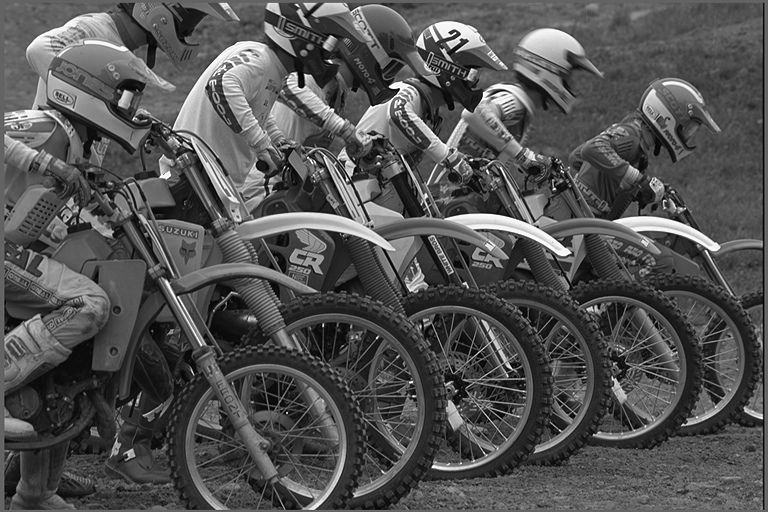
#> input picture lab2arnav/img04g.tif, 768 x 512 px
$ python betterAnal.py
#> lines starting #> are read from the running program, lines starting #| are printed output that depends on the picture
#!/usr/bin/env python3
# -*- coding: utf-8 -*-
"""
Created on Sun Jan 24 18:54:16 2021

@author: Wenrui Li
"""

import numpy as np                 # Numpy is a library support computation of large, multi-dimensional arrays and matrices.
from PIL import Image              # Python Imaging Library (abbreviated as PIL) is a free and open-source additional library for the Python programming language that adds support for opening, manipulating, and saving many different image file formats.
import matplotlib.pyplot as plt    # Matplotlib is a plotting library for the Python programming language.
import math

# Read in a gray scale TIFF image.
im = Image.open('img04g.tif')
#> im is the input picture: PIL image 768x512 L; min 0, max 255, mean 82.6
print('Read img04.tif.')
print('Image size: ', im.size)
#| Image size:  (768, 512)

# Display image object by PIL.
# im.show(title='image')

# Import Image Data into Numpy array.
# The matrix x contains a 2-D array of 8-bit gray scale values.
x = np.array(im)
print('Data type: ', x.dtype)
#| Data type:  uint8

# [10 lines of commented-out code are left out]
N =64

#define X from image
X = np.double(x)

#define hamming window
W=np.outer(np.hamming(N),np.hamming(N))

#get dimensions
height=im.size[0]
#> height = 768
width=im.size[1]
#> width = 512

# find center of image
hstart=math.floor((height-(5*N))/2)
#> hstart = 224
wstart=math.floor((width-(5*N))/2)
#> wstart = 96
#initalize Z to 0s that are appropriate size
Z=np.zeros([N,N])
count=0
for i in range(1,6):
    for j in range(1,6):
        count=count+1
        # print(count)
        l=np.arange(hstart+(i-1)*N, hstart+i*N)
        m=np.arange(wstart+(j-1)*N, wstart+j*N)
        z=X[m,l]
        # Z=Z+np.log((1/N**2)*np.power(np.abs(np.fft.fftshift(np.fft.fft2(np.multiply(z,W)))),2))
        Z=Z+np.abs(np.power(np.fft.fftshift(np.fft.fft2(np.multiply(z,W))),2))*(1/N**2)
        print(m[0], l[0])
#> after the loop, count = 25
        # Z=Z+np.fft.fftshift((1/N**2)*np.abs(np.fft.fft2(np.multiply(z,W)))**2)
#average
Zabs=np.log(Z/25)
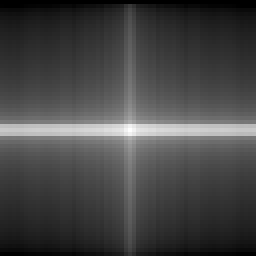
#> Zabs: shape (64, 64) float64 (shown 4 times larger); 1.56% of the values are NaN or infinite; the others: min -19.41, max 14.68, mean -9.97; drawn with min black, max white, NaN and infinite black

# Plot the result using a 3-D mesh plot and label the x and y axises properly.
fig = plt.figure()
ax = fig.add_subplot(111, projection='3d')
a = b = np.linspace(-np.pi, np.pi, num = N)
X, Y = np.meshgrid(a, b)

surf = ax.plot_surface(X, Y, Zabs, cmap=plt.cm.coolwarm)
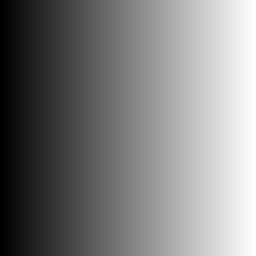
#> X: shape (64, 64) float64 (shown 4 times larger); min -3.14, max 3.14, mean 1.67e-16; drawn with min black and max white

ax.set_xlabel('$\\mu$ axis')
ax.set_ylabel('$\\nu$ axis')
ax.set_zlabel('Z Label')

fig.colorbar(surf, shrink=0.5, aspect=5)

plt.show()
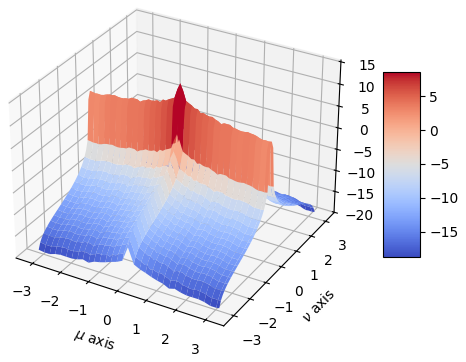
#> figure drawn by matplotlib, 2 panels
